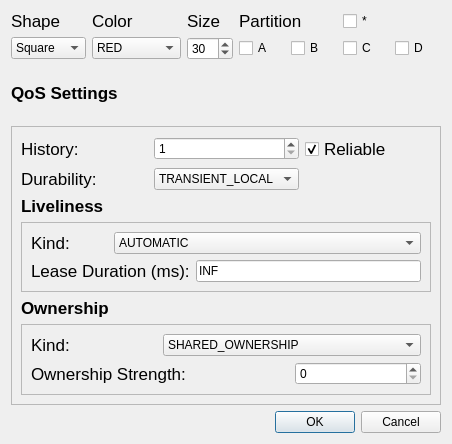
<?xml version="1.0" encoding="UTF-8"?>
<ui version="4.0">
 <class>PublishDialog</class>
 <widget class="QDialog" name="PublishDialog">
  <property name="geometry">
   <rect>
    <x>0</x>
    <y>0</y>
    <width>452</width>
    <height>444</height>
   </rect>
  </property>
  <property name="windowTitle">
   <string>Publish</string>
  </property>
  <layout class="QGridLayout" name="gridLayout_5">
   <item row="0" column="0">
    <layout class="QGridLayout" name="gridLayout">
     <item row="0" column="0">
      <widget class="QLabel" name="label_2">
       <property name="font">
        <font>
         <pointsize>13</pointsize>
        </font>
       </property>
       <property name="text">
        <string>Shape</string>
       </property>
       <property name="textFormat">
        <enum>Qt::AutoText</enum>
       </property>
      </widget>
     </item>
     <item row="0" column="1">
      <widget class="QLabel" name="label">
       <property name="font">
        <font>
         <pointsize>13</pointsize>
        </font>
       </property>
       <property name="text">
        <string>Color</string>
       </property>
       <property name="textFormat">
        <enum>Qt::AutoText</enum>
       </property>
      </widget>
     </item>
     <item row="0" column="2">
      <widget class="QLabel" name="label_3">
       <property name="font">
        <font>
         <pointsize>13</pointsize>
        </font>
       </property>
       <property name="text">
        <string>Size</string>
       </property>
       <property name="textFormat">
        <enum>Qt::AutoText</enum>
       </property>
      </widget>
     </item>
     <item row="0" column="3" colspan="2">
      <widget class="QLabel" name="label_4">
       <property name="font">
        <font>
         <pointsize>13</pointsize>
        </font>
       </property>
       <property name="text">
        <string>Partition</string>
       </property>
       <property name="textFormat">
        <enum>Qt::AutoText</enum>
       </property>
      </widget>
     </item>
     <item row="1" column="0">
      <widget class="QComboBox" name="combo_Shape">
       <item>
        <property name="text">
         <string>Square</string>
        </property>
       </item>
       <item>
        <property name="text">
         <string>Triangle</string>
        </property>
       </item>
       <item>
        <property name="text">
         <string>Circle</string>
        </property>
       </item>
      </widget>
     </item>
     <item row="1" column="1">
      <widget class="QComboBox" name="combo_Color">
       <item>
        <property name="text">
         <string>RED</string>
        </property>
       </item>
       <item>
        <property name="text">
         <string>BLUE</string>
        </property>
       </item>
       <item>
        <property name="text">
         <string>GREEN</string>
        </property>
       </item>
       <item>
        <property name="text">
         <string>YELLOW</string>
        </property>
       </item>
       <item>
        <property name="text">
         <string>ORANGE</string>
        </property>
       </item>
       <item>
        <property name="text">
         <string>CYAN</string>
        </property>
       </item>
       <item>
        <property name="text">
         <string>MAGENTA</string>
        </property>
       </item>
       <item>
        <property name="text">
         <string>PURPLE</string>
        </property>
       </item>
       <item>
        <property name="text">
         <string>GRAY</string>
        </property>
       </item>
      </widget>
     </item>
     <item row="1" column="2">
      <widget class="QSpinBox" name="spin_Size">
       <property name="minimum">
        <number>1</number>
       </property>
       <property name="value">
        <number>30</number>
       </property>
      </widget>
     </item>
     <item row="1" column="3">
      <widget class="QCheckBox" name="checkBox_A">
       <property name="text">
        <string>A</string>
       </property>
      </widget>
     </item>
     <item row="1" column="4">
      <widget class="QCheckBox" name="checkBox_B">
       <property name="text">
        <string>B</string>
       </property>
      </widget>
     </item>
     <item row="1" column="5">
      <widget class="QCheckBox" name="checkBox_C">
       <property name="text">
        <string>C</string>
       </property>
      </widget>
     </item>
     <item row="1" column="6">
      <widget class="QCheckBox" name="checkBox_D">
       <property name="text">
        <string>D</string>
       </property>
      </widget>
     </item>
     <item row="0" column="5">
      <widget class="QCheckBox" name="checkBox_Asterisk">
       <property name="text">
        <string>*</string>
       </property>
      </widget>
     </item>
    </layout>
   </item>
   <item row="1" column="0">
    <widget class="QLabel" name="label_5">
     <property name="font">
      <font>
       <pointsize>13</pointsize>
       <weight>75</weight>
       <bold>true</bold>
      </font>
     </property>
     <property name="text">
      <string>QoS Settings</string>
     </property>
     <property name="textFormat">
      <enum>Qt::AutoText</enum>
     </property>
    </widget>
   </item>
   <item row="2" column="0">
    <widget class="QFrame" name="frame">
     <property name="frameShape">
      <enum>QFrame::StyledPanel</enum>
     </property>
     <property name="frameShadow">
      <enum>QFrame::Raised</enum>
     </property>
     <layout class="QGridLayout" name="gridLayout_4">
      <item row="0" column="1">
       <widget class="QSpinBox" name="spin_HistoryQos">
        <property name="minimum">
         <number>1</number>
        </property>
        <property name="maximum">
         <number>200</number>
        </property>
        <property name="value">
         <number>1</number>
        </property>
       </widget>
      </item>
      <item row="2" column="0">
       <widget class="QLabel" name="label_7">
        <property name="font">
         <font>
          <pointsize>13</pointsize>
          <weight>75</weight>
          <bold>true</bold>
         </font>
        </property>
        <property name="text">
         <string>Liveliness</string>
        </property>
        <property name="textFormat">
         <enum>Qt::AutoText</enum>
        </property>
       </widget>
      </item>
      <item row="3" column="0" colspan="3">
       <widget class="QFrame" name="frame_2">
        <property name="frameShape">
         <enum>QFrame::StyledPanel</enum>
        </property>
        <property name="frameShadow">
         <enum>QFrame::Raised</enum>
        </property>
        <layout class="QGridLayout" name="gridLayout_2">
         <item row="0" column="0">
          <widget class="QLabel" name="label_9">
           <property name="font">
            <font>
             <pointsize>13</pointsize>
            </font>
           </property>
           <property name="text">
            <string>Kind:</string>
           </property>
           <property name="textFormat">
            <enum>Qt::AutoText</enum>
           </property>
          </widget>
         </item>
         <item row="0" column="1" colspan="2">
          <widget class="QComboBox" name="comboBox_liveliness">
           <item>
            <property name="text">
             <string>AUTOMATIC</string>
            </property>
           </item>
           <item>
            <property name="text">
             <string>MANUAL_BY_PARTICIPANT</string>
            </property>
           </item>
           <item>
            <property name="text">
             <string>MANUAL_BY_TOPIC</string>
            </property>
           </item>
          </widget>
         </item>
         <item row="1" column="0" colspan="2">
          <widget class="QLabel" name="label_8">
           <property name="font">
            <font>
             <pointsize>13</pointsize>
            </font>
           </property>
           <property name="text">
            <string>Lease Duration (ms):</string>
           </property>
           <property name="textFormat">
            <enum>Qt::AutoText</enum>
           </property>
          </widget>
         </item>
         <item row="1" column="2">
          <widget class="QLineEdit" name="lineEdit_leaseDuration">
           <property name="text">
            <string>INF</string>
           </property>
          </widget>
         </item>
        </layout>
       </widget>
      </item>
      <item row="1" column="0">
       <widget class="QLabel" name="label_10">
        <property name="font">
         <font>
          <pointsize>13</pointsize>
         </font>
        </property>
        <property name="text">
         <string>Durability:</string>
        </property>
        <property name="textFormat">
         <enum>Qt::AutoText</enum>
        </property>
       </widget>
      </item>
      <item row="1" column="1">
       <widget class="QComboBox" name="comboBox_durability">
        <property name="currentIndex">
         <number>1</number>
        </property>
        <item>
         <property name="text">
          <string>VOLATILE</string>
         </property>
        </item>
        <item>
         <property name="text">
          <string>TRANSIENT_LOCAL</string>
         </property>
        </item>
       </widget>
      </item>
      <item row="4" column="0" colspan="2">
       <widget class="QLabel" name="label_13">
        <property name="font">
         <font>
          <pointsize>13</pointsize>
          <weight>75</weight>
          <bold>true</bold>
         </font>
        </property>
        <property name="text">
         <string>Ownership</string>
        </property>
        <property name="textFormat">
         <enum>Qt::AutoText</enum>
        </property>
       </widget>
      </item>
      <item row="0" column="2">
       <widget class="QCheckBox" name="checkBox_reliable">
        <property name="font">
         <font>
          <pointsize>13</pointsize>
         </font>
        </property>
        <property name="text">
         <string>Reliable</string>
        </property>
        <property name="checked">
         <bool>true</bool>
        </property>
       </widget>
      </item>
      <item row="0" column="0">
       <widget class="QLabel" name="label_6">
        <property name="font">
         <font>
          <pointsize>13</pointsize>
         </font>
        </property>
        <property name="text">
         <string>History:</string>
        </property>
        <property name="textFormat">
         <enum>Qt::AutoText</enum>
        </property>
       </widget>
      </item>
      <item row="5" column="0" colspan="3">
       <widget class="QFrame" name="frame_3">
        <property name="frameShape">
         <enum>QFrame::StyledPanel</enum>
        </property>
        <property name="frameShadow">
         <enum>QFrame::Raised</enum>
        </property>
        <layout class="QGridLayout" name="gridLayout_3">
         <item row="0" column="0">
          <widget class="QLabel" name="label_11">
           <property name="font">
            <font>
             <pointsize>13</pointsize>
            </font>
           </property>
           <property name="text">
            <string>Kind:</string>
           </property>
           <property name="textFormat">
            <enum>Qt::AutoText</enum>
           </property>
          </widget>
         </item>
         <item row="0" column="1" colspan="2">
          <widget class="QComboBox" name="comboBox_ownership">
           <item>
            <property name="text">
             <string>SHARED_OWNERSHIP</string>
            </property>
           </item>
           <item>
            <property name="text">
             <string>EXCLUSIVE_OWNERSHIP</string>
            </property>
           </item>
          </widget>
         </item>
         <item row="2" column="0" colspan="2">
          <widget class="QLabel" name="label_12">
           <property name="font">
            <font>
             <pointsize>13</pointsize>
            </font>
           </property>
           <property name="text">
            <string>Ownership Strength:</string>
           </property>
           <property name="textFormat">
            <enum>Qt::AutoText</enum>
           </property>
          </widget>
         </item>
         <item row="2" column="2">
          <widget class="QSpinBox" name="spin_ownershipStrength">
           <property name="minimum">
            <number>0</number>
           </property>
           <property name="maximum">
            <number>10000</number>
           </property>
           <property name="value">
            <number>0</number>
           </property>
          </widget>
         </item>
        </layout>
       </widget>
      </item>
     </layout>
     <zorder>label_6</zorder>
     <zorder>spin_HistoryQos</zorder>
     <zorder>checkBox_reliable</zorder>
     <zorder>label_7</zorder>
     <zorder>frame_2</zorder>
     <zorder>label_10</zorder>
     <zorder>comboBox_durability</zorder>
     <zorder>label_13</zorder>
     <zorder>frame_3</zorder>
    </widget>
   </item>
   <item row="3" column="0">
    <widget class="QDialogButtonBox" name="button_OkCancel">
     <property name="orientation">
      <enum>Qt::Horizontal</enum>
     </property>
     <property name="standardButtons">
      <set>QDialogButtonBox::Cancel|QDialogButtonBox::Ok</set>
     </property>
    </widget>
   </item>
  </layout>
 </widget>
 <resources/>
 <connections>
  <connection>
   <sender>button_OkCancel</sender>
   <signal>accepted()</signal>
   <receiver>PublishDialog</receiver>
   <slot>accept()</slot>
   <hints>
    <hint type="sourcelabel">
     <x>248</x>
     <y>254</y>
    </hint>
    <hint type="destinationlabel">
     <x>157</x>
     <y>274</y>
    </hint>
   </hints>
  </connection>
  <connection>
   <sender>button_OkCancel</sender>
   <signal>rejected()</signal>
   <receiver>PublishDialog</receiver>
   <slot>reject()</slot>
   <hints>
    <hint type="sourcelabel">
     <x>316</x>
     <y>260</y>
    </hint>
    <hint type="destinationlabel">
     <x>286</x>
     <y>274</y>
    </hint>
   </hints>
  </connection>
 </connections>
</ui>
